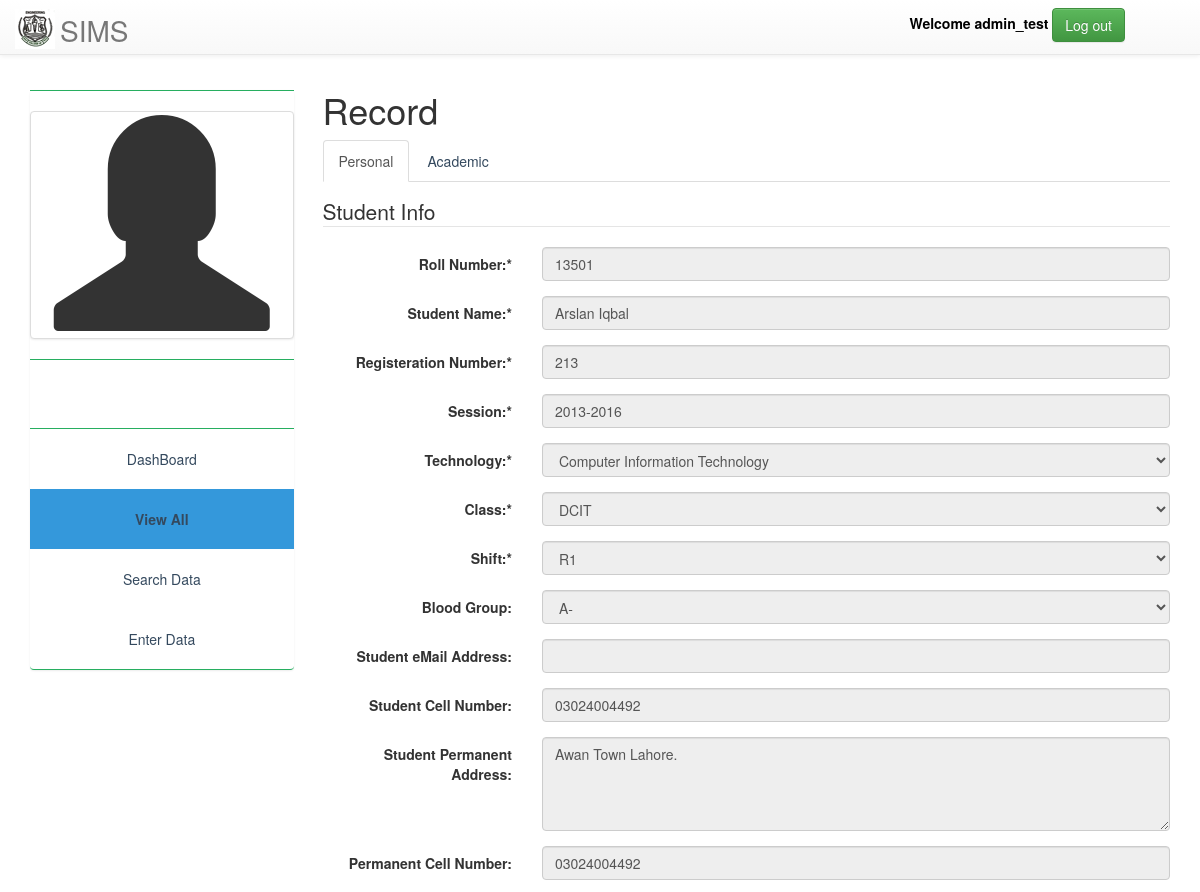
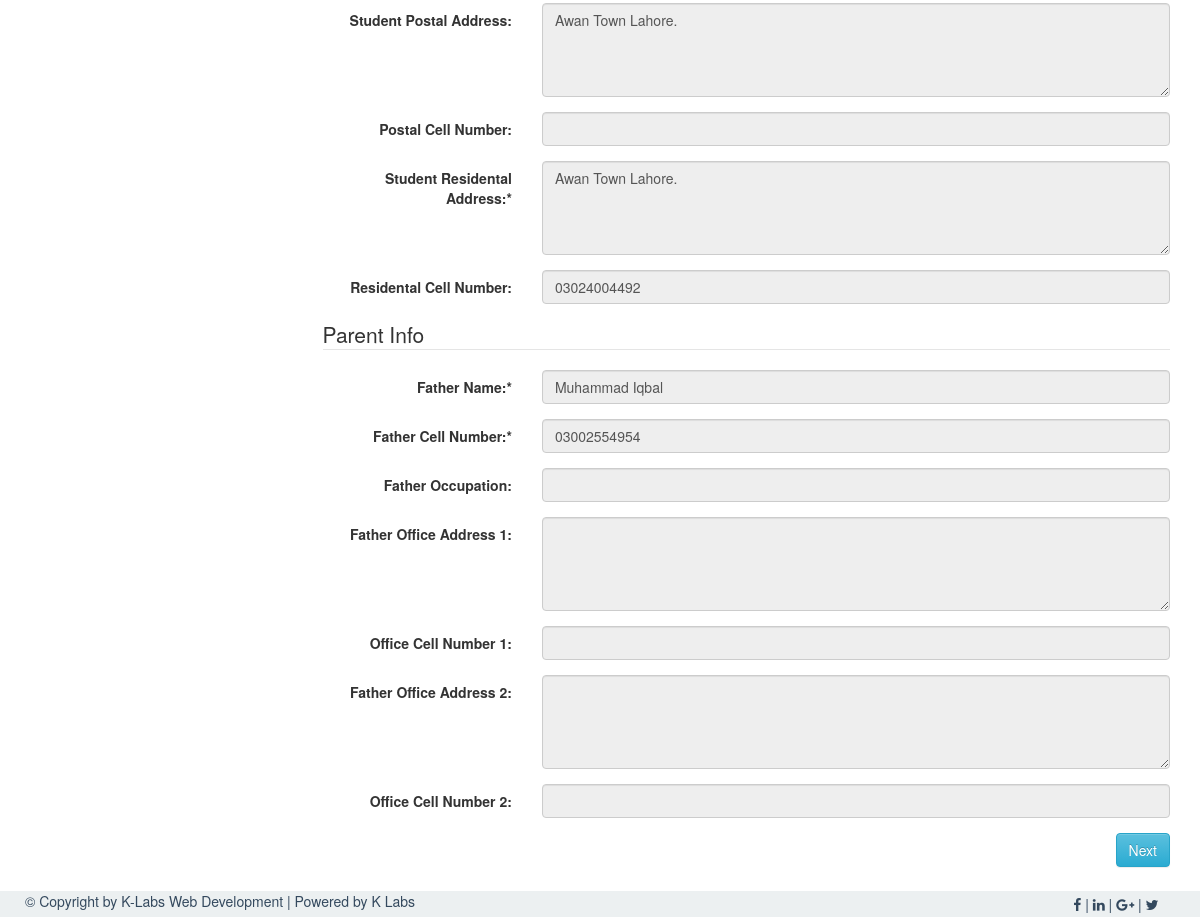
The app's page /record.php?rollno=13501 (signed in) with its own data (2 pictures, top to bottom).
### tables this page shows
CREATE TABLE `students` (
  `id` int(11) NOT NULL,
  `RollNo` int(11) NOT NULL,
  `StudentName` varchar(255) NOT NULL,
  `RegistationNo` int(44) NOT NULL,
  `Session` varchar(255) NOT NULL,
  `Technology` varchar(255) NOT NULL,
  `Class` varchar(255) NOT NULL,
  `Shift` varchar(255) NOT NULL,
  `StudentCell` varchar(44) DEFAULT NULL,
  `BloodGroup` varchar(255) DEFAULT NULL,
  `StudentEmail` varchar(255) DEFAULT NULL,
  `PermanentAddress` text,
  `PermanentCell` varchar(44) DEFAULT NULL,
  `PostalAddress` text,
  `PostalCell` varchar(44) DEFAULT NULL,
  `ResidentalAddress` text NOT NULL,
  `ResidentalCell` varchar(44) DEFAULT NULL
);

CREATE TABLE `parents` (
  `id` int(11) NOT NULL,
  `RollNo` int(11) NOT NULL,
  `FatherName` varchar(255) NOT NULL,
  `FatherCell` varchar(11) DEFAULT NULL,
  `FatherOccupation` varchar(255) DEFAULT NULL,
  `FatherOffice1` text,
  `FatherOffice2` text,
  `FatherOfficeCell1` varchar(11) DEFAULT NULL,
  `FatherOfficeCell2` varchar(11) DEFAULT NULL
);

### record.php (the view, shortened to what this page needs)
<?php
  if (isset($_GET["rollno"]))
  {
    $rollNumber = $studentName = $registerationNumber = $session = $technology = $class = $shift = $bloodGroup = $studentEmail = $cellNumber = $permanentAddress = $permanentNumber = $postalAddress = $postalNumber = $residentalAddress = $residentalNumber = $fatherName = $fatherNumber = $fatherOccupation = $officeAddressOne = $officeNumberOne = $officeAddressTwo = $officeNumberTwo = $meritMarks = $FYMOne = $FYFOne = $FYMTwo = $FYFTwo = $SYMOne = $SYFOne = $SYMTwo = $SYFTwo = $TYMOne = $TYFOne = $TYMTwo = $TYFTwo = $OSep = $ONov = $ODec = $OJan = $OFeb = $OMar = $OApr = $OMay = $SSep = $SNov = $SDec = $SJan = $SFeb = $SMar = $SApr = $SMay = $TSep = $TNov = $TDec = $TJan = $TFeb = $TMar = $TApr = $TMay = $leaveAvailed = $sportOne = $prizeOne = $sportTwo = $prizeTwo = $other = $prizeOther = $meetingOne = $meetingTwo = $meetingThree = $meetingFour = $struckFirst = $struckSecond = $struckThirld = $expel = $remarksFirst = $remarksSecond = $remarksThirld = $distinction = $tutor = $rollno = "";
    $rollno = $_GET['rollno'];
  	$query1 = "SELECT * FROM students WHERE RollNo='$rollno'";
  	$query2 = "SELECT * FROM parents WHERE RollNo='$rollno'";
    $result1 = mysqli_query($connection, $query1);
    $result2 = mysqli_query($connection, $query2);
    if (mysqli_num_rows($result1) > 0)
    {
    	while ($row = mysqli_fetch_assoc($result1))
    	{
    		$rollNumber = $row['RollNo'];
    		$studentName = $row['StudentName'];
    		$registerationNumber = $row['RegistationNo'];
    		$session = $row['Session'];
    		$technology = $row['Technology'];
    		$class = $row['Class'];
    		$shift = $row['Shift'];
    		$bloodGroup = $row['BloodGroup'];
    		$studentEmail = $row['StudentEmail'];
    		$cellNumber = $row['StudentCell'];
    		$permanentAddress = $row['PermanentAddress'];
    		$permanentNumber = $row['PermanentCell'];
    		$postalAddress = $row['PostalAddress'];
    		$postalNumber = $row['PostalCell'];
    		$residentalAddress = $row['ResidentalAddress'];
    		$residentalNumber = $row['ResidentalCell'];
    	}
    }
    if (mysqli_num_rows($result2) > 0)
    {
    	while ($row = mysqli_fetch_assoc($result2))
    	{
    		$fatherName = $row['FatherName'];
    		$fatherNumber = $row['FatherCell'];
    		$fatherOccupation = $row['FatherOccupation'];
    		$officeAddressOne = $row['FatherOffice1'];
    		$officeNumberOne = $row['FatherOfficeCell1'];
    		$officeAddressTwo = $row['FatherOffice2'];
    		$officeNumberTwo = $row['FatherOfficeCell2'];
    	}
    }
}
else
    {
    	header("Location: view.php");
    }
?>
<!doctype html>
<html lang= "en-US">
  <head>
    <?php include("includes/links.php"); ?>
  </head>
  <body data-spy="scroll" data-target=".navbar-collapse">
    <?php include("includes/header.php"); ?>
    <section class="container contentSection">
      <div class="row row-offcanvas row-offcanvas-left">
        <?php include("includes/navi.php"); ?>
        <div class="col-xs-12 col-sm-9" id="mainSection">
          <h1>
            Record
          </h1>
          <div class="row">
            <div class="col-md-12 col-sm-12">
              <nav>
                <ul class="nav nav-tabs" role="tablist" id="myTabs">
                  <li class="active">
                    <a href="#Personal" role="tab" data-toggle="tab">
                      Personal
                    </a>
                  </li>
                  <li>
                    <a href="#Academic" role="tab" data-toggle="tab">
                      Academic
                    </a>
                  </li>
                </ul>
              </nav>
              <form class="tab-content form-horizontal" action="<?php echo htmlspecialchars($_SERVER['PHP_SELF']); ?>?rollno=<?php echo "$rollNumber"; ?>" method="post">
                <div class="tab-pane fade marginTopForm in active" id="Personal" role="tabpanel">
                  <fieldset>
                    <legend>
                      Student Info
                    </legend>
                    <div class="form-group">
                      <label class="col-sm-3 control-label">
                        Roll Number:*
                      </label>
                      <div class="col-sm-9">
                        <input value="<?php echo $rollNumber ?>" type="number" class="form-control" disabled tabindex="1" name="rollNumber" disabled required/>
                      </div>
                    </div>
                    <div class="form-group">
                      <label class="col-sm-3 control-label">
                        Student Name:*
                      </label>
                      <div class="col-sm-9">
                        <input value="<?php echo $studentName ?>" type="text" class="form-control" disabled tabindex="2" name="studentName" required/>
                      </div>
                    </div>
                    <div class="form-group">
                      <label class="col-sm-3 control-label">
                        Registeration Number:*
                      </label>
                      <div class="col-sm-9">
                        <input value="<?php echo $registerationNumber ?>" type="text" class="form-control" disabled tabindex="3" name="registerationNumber" required/>
                      </div>
                    </div>
                    <div class="form-group">
                      <label class="col-sm-3 control-label">
                        Session:*
                      </label>
                      <div class="col-sm-9">
                        <input value="<?php echo $session ?>" type="text" class="form-control" disabled tabindex="4" name="session"required/>
                      </div>
                    </div>
                    <div class="form-group">
                      <label class="col-sm-3 control-label">
                        Technology:*
                      </label>
                      <div class="col-sm-9">
                        <select class="form-control" disabled tabindex="5" name="technology" required>
                          <option value="CIT" <?php if ($technology == 'CIT'): ?>
                          	selected
                          <?php endif ?>>
                            Computer Information Technology
                          </option>
                        </select>
                      </div>
                    </div>
                    <div class="form-group">
                      <label class="col-sm-3 control-label">
                        Class:*
                      </label>
                      <div class="col-sm-9">
                        <select class="form-control" disabled tabindex="6" name="class" required>
                          <option value="DCIT" <?php if ($class == 'DCIT'): ?>
                          	selected
                          <?php endif ?>>
                            DCIT
                          </option>
                        </select>
                      </div>
                    </div>
                    <div class="form-group">
                      <label class="col-sm-3 control-label">
                        Shift:*
                      </label>
                      <div class="col-sm-9">
                        <select class="form-control" disabled tabindex="7" name="shift" required>
                          <option value="R1" <?php if ($shift == 'R1'): ?>
                          	selected
                          <?php endif ?>>
                            R1
                          </option>
                        </select>
                      </div>
                    </div>
                    <div class="form-group">
                      <label class="col-sm-3 control-label">
                        Blood Group:
                      </label>
                      <div class="col-sm-9">
                        <select class="form-control" disabled tabindex="8" name="bloodGroup">
                          <option value="A-" <?php if ($bloodGroup == 'A-'): ?>
                          	selected
                          <?php endif ?>>
                            A-
                          </option>
                        </select>
                      </div>
                    </div>
                    <div class="form-group">
                      <label class="col-sm-3 control-label">
                        Student eMail Address:
                      </label>
                      <div class="col-sm-9">
                        <input value="<?php echo "$studentEmail"; ?>" type="email" class="form-control" disabled tabindex="9" name="studentEmail" />
                      </div>
                    </div>
                    <div class="form-group">
                      <label class="col-sm-3 control-label">
                        Student Cell Number:
                      </label>
                      <div class="col-sm-9">
                        <input value="<?php echo "$cellNumber"; ?>" type="number" class="form-control" disabled tabindex="10" name="cellNumber" />
                      </div>
                    </div>
                    <div class="form-group">
                      <label class="col-sm-3 control-label">
                        Student Permanent Address:
                      </label>
                      <div class="col-sm-9">
                        <textarea class="form-control" disabled tabindex="11" name="permanentAddress" rows="4"><?php echo "$permanentAddress"; ?></textarea>
                      </div>
                    </div>
                    <div class="form-group">
                      <label class="col-sm-3 control-label">
                        Permanent Cell Number:
                      </label>
                      <div class="col-sm-9">
                        <input value="<?php echo "$permanentNumber"; ?>" type="number" class="form-control" disabled tabindex="12" name="permanentNumber" />
                      </div>
                    </div>
                     <div class="form-group">
                      <label class="col-sm-3 control-label">
                        Student Postal Address:
                      </label>
                      <div class="col-sm-9">
                        <textarea class="form-control" disabled tabindex="13" name="postalAddress" rows="4"><?php echo "$postalAddress"; ?></textarea>
                      </div>
                    </div>
                    <div class="form-group">
                      <label class="col-sm-3 control-label">
                        Postal Cell Number:
                      </label>
                      <div class="col-sm-9">
                        <input value="<?php echo "$postalNumber"; ?>" type="number" class="form-control" disabled tabindex="14" name="postalNumber" />
                      </div>
                    </div>
                     <div class="form-group">
                      <label class="col-sm-3 control-label">
                        Student Residental Address:*
                      </label>
                      <div class="col-sm-9">
                        <textarea class="form-control" disabled tabindex="15" name="residentalAddress" rows="4" required><?php echo "$residentalAddress"; ?> </textarea>
                      </div>
                    </div>
                    <div class="form-group">
                      <label class="col-sm-3 control-label">
                        Residental Cell Number:
                      </label>
                      <div class="col-sm-9">
                        <input value="<?php echo "$residentalNumber"; ?>" type="number" class="form-control" disabled tabindex="16" name="residentalNumber" />
                      </div>
                    </div>
                  </fieldset>
                  <fieldset>
                    <legend>
                      Parent Info
                    </legend>
                     <div class="form-group">
                      <label class="col-sm-3 control-label">
                        Father Name:*
                      </label>
                      <div class="col-sm-9">
                        <input value="<?php echo "$fatherName"; ?>" type="text" class="form-control" disabled tabindex="17" name="fatherName" required/>
                      </div>
                    </div>
                    <div class="form-group">
                      <label class="col-sm-3 control-label">
                        Father Cell Number:*
                      </label>
                      <div class="col-sm-9">
                        <input value="<?php echo "$fatherNumber"; ?>" type="number" class="form-control" disabled tabindex="18" name="fatherNumber" required/>
                      </div>
                    </div>
                    <div class="form-group">
                      <label class="col-sm-3 control-label">
                        Father Occupation:
                      </label>
                      <div class="col-sm-9">
                        <input value="<?php echo "$fatherOccupation"; ?>" type="text" class="form-control" disabled tabindex="19" name="fatherOccupation" />
                      </div>
                    </div>
                    <div class="form-group">
                      <label class="col-sm-3 control-label">
                        Father Office Address 1:
                      </label>
                      <div class="col-sm-9">
                        <textarea class="form-control" disabled tabindex="20" name="officeAddressOne" rows="4"><?php echo "$officeAddressOne"; ?></textarea>
                      </div>
                    </div>
                    <div class="form-group">
                      <label class="col-sm-3 control-label">
                        Office Cell Number 1:
                      </label>
                      <div class="col-sm-9">
                        <input value="<?php echo "$officeNumberOne"; ?>" type="number" class="form-control" disabled tabindex="21" name="officeNumberOne" />
                      </div>
                    </div>
                     <div class="form-group">
                      <label class="col-sm-3 control-label">
                        Father Office Address 2:
                      </label>
                      <div class="col-sm-9">
                        <textarea class="form-control" disabled tabindex="22" name="officeAddressTwo" rows="4"><?php echo "$officeAddressTwo"; ?></textarea>
                      </div>
                    </div>
                    <div class="form-group">
                      <label class="col-sm-3 control-label">
                        Office Cell Number 2:
                      </label>
                      <div class="col-sm-9">
                        <input value="<?php echo "$officeNumberTwo"; ?>" type="number" class="form-control" disabled tabindex="23" name="officeNumberTwo" />
                      </div>
                    </div>
                  </fieldset>
                  <button type="button" class="pull-right btn btn-info" style="margin-bottom: 10px" id="academicToggleBottom">
                    Next
                  </button>
                </div>
              </form>
            </div>
          </div>
        </div>
      </div>
    </section>
    <?php include("includes/footer.php"); ?>
  </body>
</html>

### style/sims.css (style rules this page uses)
.marginTopForm { margin-top: 1em; }
body { padding-top: 70px; }
a { color:#34495e; }
.col-xs-12 { background-color: #fff; }
#mainSection { overflow: hidden !important; }
a { text-align: center; }
.contentSection { margin-bottom: 40px; }

### records on screen
students: rollNumber "13501", studentName "Arslan Iqbal", registerationNumber "213", session "2013-2016", technology "Computer Information Technology", class "DCIT", shift "R1", bloodGroup "A-", cellNumber "03024004492", permanentAddress "Awan Town Lahore.", permanentNumber "03024004492", postalAddress "Awan Town Lahore.", residentalAddress "Awan Town Lahore.", residentalNumber "03024004492"
parents: fatherName "Muhammad Iqbal", fatherNumber "03002554954"

### other values on screen
$_SESSION['logedInUser'] "admin_test"
